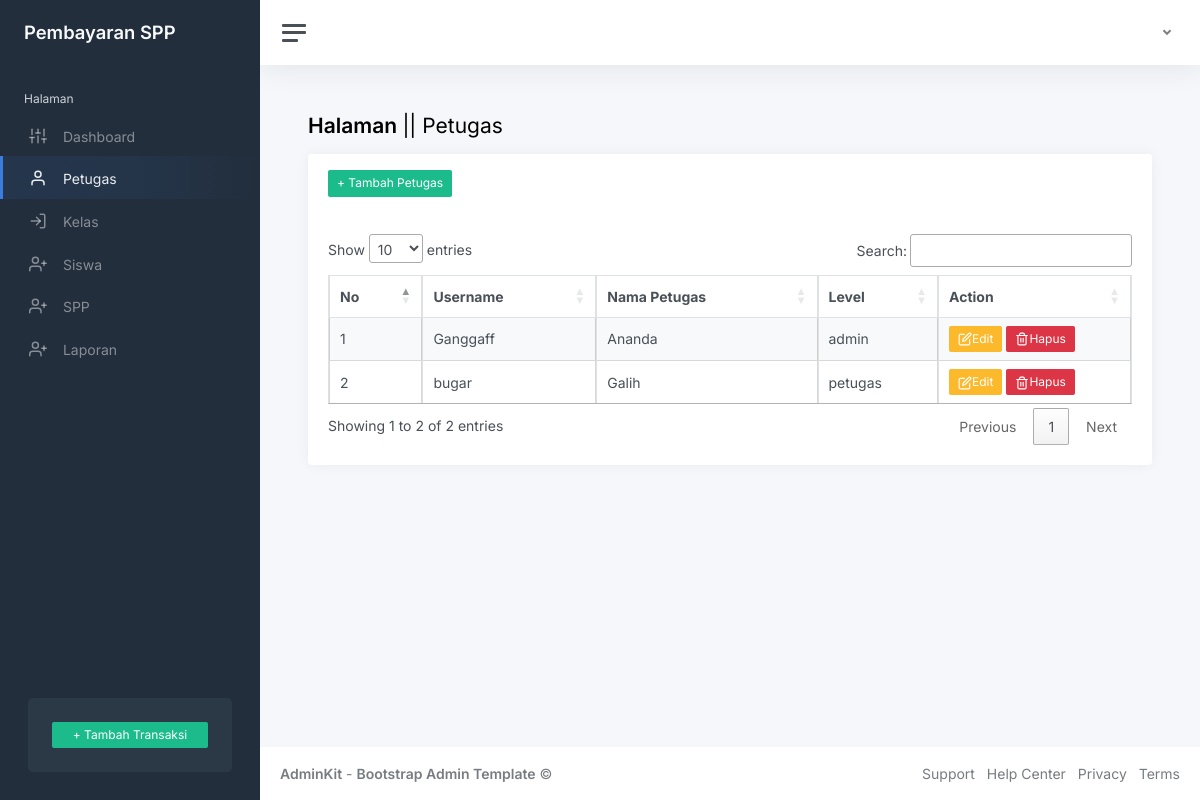
Page /index.php?page=petugas (signed in) on the committed database.
### tables this page shows
CREATE TABLE `petugas` (
  `id_petugas` int(11) NOT NULL,
  `username` varchar(25) NOT NULL,
  `password` varchar(32) NOT NULL,
  `nama_petugas` varchar(35) NOT NULL,
  `level` enum('admin','petugas') NOT NULL
);

### index.php (the view, shortened to what this page needs)
<!DOCTYPE html>
<html lang="en">
<head>
	<link rel="stylesheet" href="https://cdnjs.cloudflare.com/ajax/libs/twitter-bootstrap/4.5.2/css/bootstrap.min.css" />
		<?php
		$page = isset($_GET['page']) ? $_GET['page'] : 'Dashboard';
		?>
	<link rel="stylesheet" href="https://cdn.datatables.net/1.13.6/css/jquery.dataTables.min.css">
	<link href="css/app.css" rel="stylesheet">
</head>
<body>
	<div class="wrapper">
		<nav id="sidebar" class="sidebar js-sidebar">
			<div class="sidebar-content js-simplebar">
				<a class="sidebar-brand" href="index.php">
					<span class="align-middle">Pembayaran SPP</span>
				</a>
				<?php
				if (!empty($_SESSION['user']['level']) && !empty($_SESSION['user']['level'] == 'admin')) {
				?>
					<ul class="sidebar-nav">
						<li class="sidebar-header">
							Halaman
						</li>
						<li class="sidebar-item
					<?php
					if (empty($_GET['page'])) {
						echo 'active';
					}
					?>">
							<a class="sidebar-link" href="index.php">
								<i class="align-middle" data-feather="sliders"></i> <span class="align-middle">Dashboard</span>
							</a>
						</li>
						<li class="sidebar-item
					<?php
					if ($page == 'petugas') {
						echo 'active';
					}
					?>">
							<a class="sidebar-link" href="?page=petugas">
								<i class="align-middle" data-feather="user"></i> <span class="align-middle">Petugas</span>
							</a>
						</li>
						<li class="sidebar-item
					<?php
					if ($page == 'kelas') {
						echo 'active';
					}
					?>
					">
							<a class="sidebar-link" href="?page=kelas">
								<i class="align-middle" data-feather="log-in"></i> <span class="align-middle">Kelas</span>
							</a>
						</li>
						<li class="sidebar-item
					<?php
					if ($page == 'siswa' || $page == 'history-siswa') {
						echo 'active';
					}
					?>
					">
							<a class="sidebar-link" href="?page=siswa">
								<i class="align-middle" data-feather="user-plus"></i> <span class="align-middle">Siswa</span>
							</a>
						</li>
						<li class="sidebar-item
					<?php
					if ($page == 'spp') {
						echo 'active';
					}
					?>
					">
							<a class="sidebar-link" href="?page=spp">
								<i class="align-middle" data-feather="user-plus"></i> <span class="align-middle">SPP</span>
							</a>
						</li>
						<li class="sidebar-item
					<?php
					if ($page == 'laporan') {
						echo 'active';
					}
					?>
					">
							<a class="sidebar-link" href="?page=laporan">
								<i class="align-middle" data-feather="user-plus"></i> <span class="align-middle">Laporan</span>
							</a>
						</li>
					</ul>
					<div class="sidebar-cta">
						<div class="sidebar-cta-content">
							<div class="d-grid">
								<button class="btn btn-success btn-sm" data-bs-toggle="modal" data-bs-target="#tambahtransaksi">+ Tambah Transaksi</button>
							</div>
						</div>
					</div>
				<?php
				}
				?>
			</div>
		</nav>
		<div class="main">
			<nav class="navbar navbar-expand navbar-light navbar-bg">
				<a class="sidebar-toggle js-sidebar-toggle">
					<i class="hamburger align-self-center"></i>
				</a>
				<div class="navbar-collapse collapse">
					<ul class="navbar-nav navbar-align">
						<li class="nav-item dropdown">
							<a class="nav-link dropdown-toggle d-none d-sm-inline-block" href="#" data-bs-toggle="dropdown">
							</a>
						</li>
					</ul>
				</div>
			</nav>
			<main class="content">
				<div class="container-fluid p-0">
					<?php
					$page = isset($_GET['page']) ? $_GET['page'] : 'dashboard';
					include $page . '.php';
					?>
				</div>
			</main>
			<footer class="footer">
				<div class="container-fluid">
					<div class="row text-muted">
						<div class="col-6 text-start">
							<p class="mb-0">
								<a class="text-muted" href="https://adminkit.io/" target="_blank"><strong>AdminKit</strong></a> - <a class="text-muted" href="https://adminkit.io/" target="_blank"><strong>Bootstrap Admin
										Template</strong></a> &copy;
							</p>
						</div>
						<div class="col-6 text-end">
							<ul class="list-inline">
								<li class="list-inline-item">
									<a class="text-muted" href="https://adminkit.io/" target="_blank">Support</a>
								</li>
								<li class="list-inline-item">
									<a class="text-muted" href="https://adminkit.io/" target="_blank">Help Center</a>
								</li>
								<li class="list-inline-item">
									<a class="text-muted" href="https://adminkit.io/" target="_blank">Privacy</a>
								</li>
								<li class="list-inline-item">
									<a class="text-muted" href="https://adminkit.io/" target="_blank">Terms</a>
								</li>
							</ul>
						</div>
					</div>
				</div>
			</footer>
		</div>
	</div>
</body>
</html>

### petugas.php (shortened to what this page needs)
<h1 class="h3 mb-3"><strong>Halaman </strong>|| Petugas</h1>
<div class="row">
    <div class="col-12">
        <div class="card flex-fill">
            <div class="card-header">
                <button class="btn btn-success btn-sm" data-bs-toggle="modal" data-bs-target="#tambahpetugas">+ Tambah Petugas</button>
            </div>
            <div class="card-body">
                <table class="table table-bordered table-striped table-hover cell-border" id="petugas">
                    <thead>
                        <tr>
                            <th>No</th>
                            <th>Username</th>
                            <th>Nama Petugas</th>
                            <th>Level</th>
                            <th>Action</th>
                        </tr>
                    </thead>
                    <tbody>
                        <?php
                        $no = 1;
                        $query = mysqli_query($koneksi, "SELECT * FROM petugas");
                        while ($data = mysqli_fetch_array($query)) {
                        ?>
                            <tr>
                                <td><?php echo $no++ ?></td>
                                <td><?php echo $data['username'] ?></td>
                                <td><?php echo $data['nama_petugas'] ?></td>
                                <td><?php echo $data['level'] ?></td>
                                <td>
                                    <button class="btn btn-warning btn-sm" data-bs-toggle="modal" data-bs-target="#editpetugas<?php echo $data['id_petugas'] ?>"><i data-feather="edit"></i>Edit</button>
                                    <button class="btn btn-danger btn-sm" data-bs-toggle="modal" data-bs-target="#hapuspetugas<?php echo $data['id_petugas'] ?>"><i data-feather="trash-2"></i>Hapus</button>
                                </td>
                            </tr>
                        <?php
                        }
                        ?>
                </table>
            </div>
        </div>
    </div>
</div>

### rows in the picture
petugas: username "Ganggaff", nama_petugas "Ananda", level "admin"
petugas: username "bugar", nama_petugas "Galih", level "petugas"
